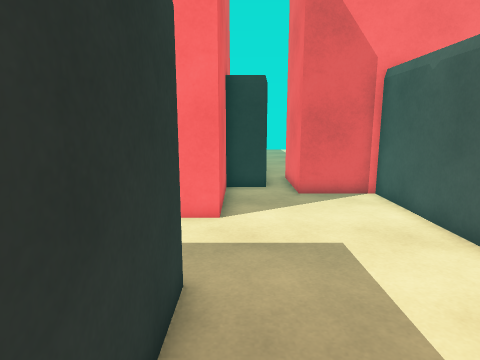
View 1 (above)

16 first-person views from a walk through a 3-D level made in the Unity game engine. The camera is 1.4 m above the floor, tilts 10° down and sees 75° across. The floor is counted in squares, 0.5 m on a side. Each view is taken from the middle of a square. On the plan, view 1 faces up. The plan holds only what a view shows up to about 20 squares ahead; the rest is blank. The place goes on beyond the plan. The player character is not drawn.

View 2
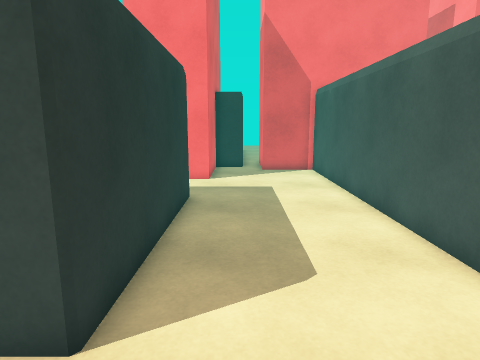

View 3
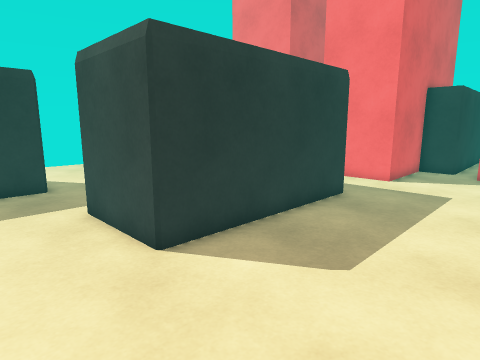

View 4
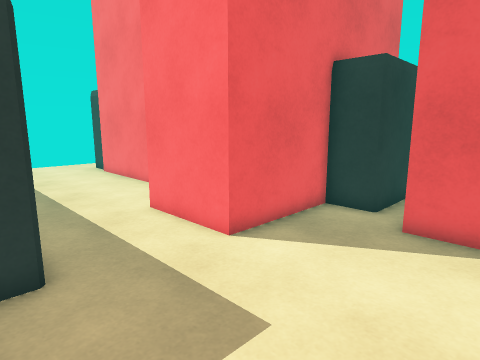

View 5
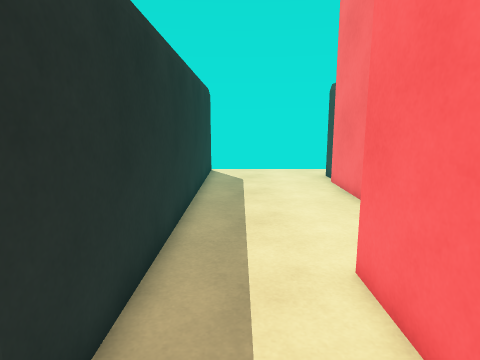

View 6
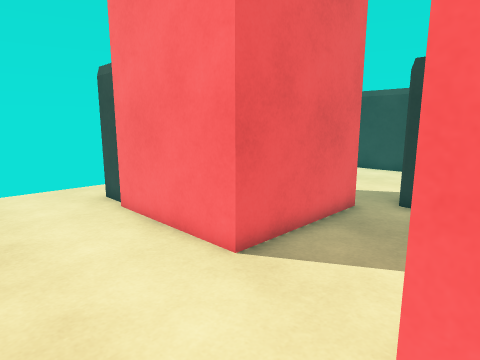

View 7
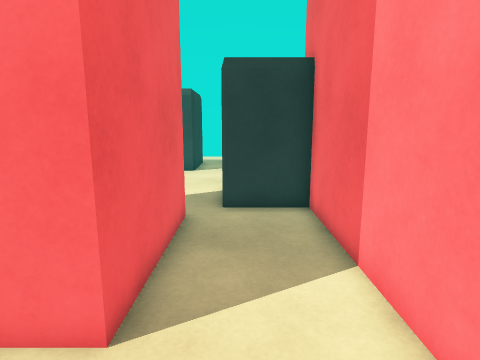

View 8
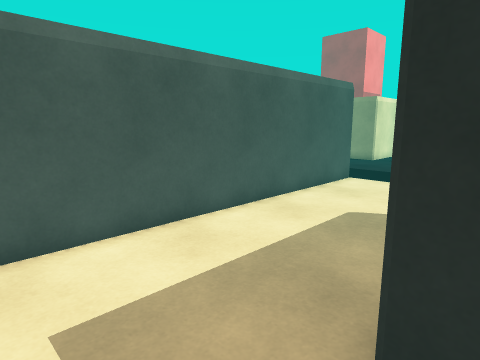

View 9
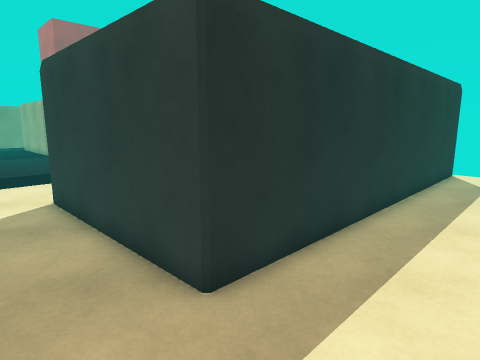

View 10
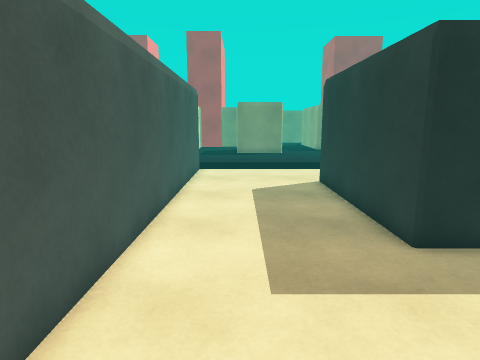

View 11
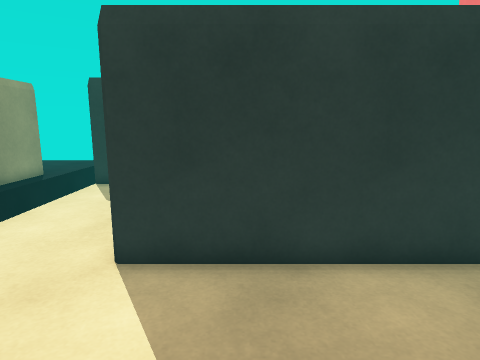

View 12
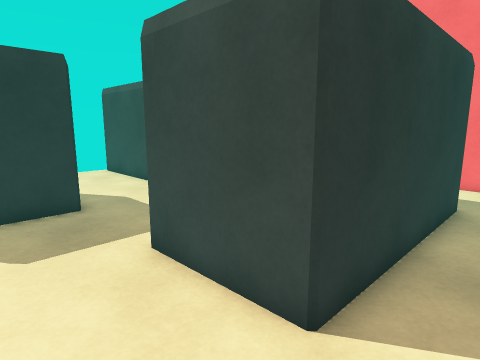

View 13
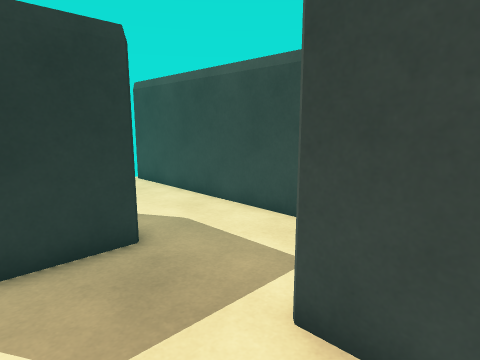

View 14
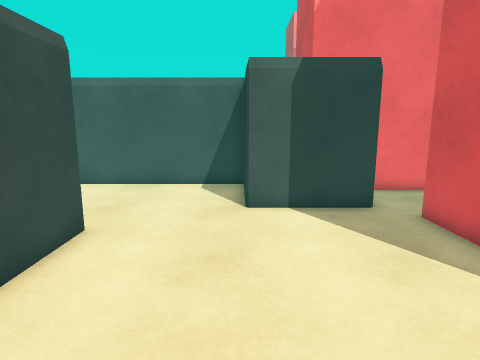

View 15
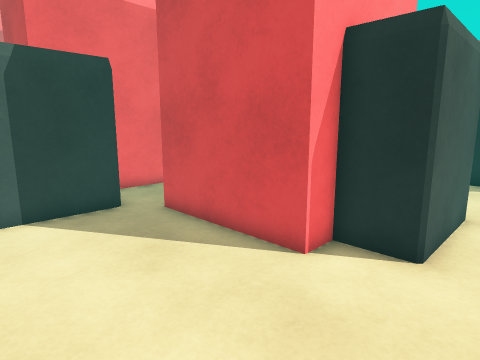

View 16
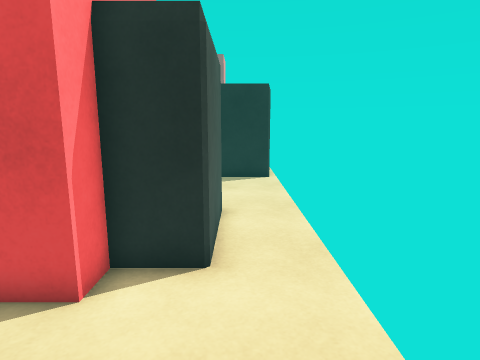

### Floor plan
Ten units are one square. View 1 is at (0, 0); x grows to the right and y downward. Boxes are objects, and circles mark ways between rooms. Rooms are numbered by the first view taken in them; rooms with no view inside come last. Other rooms are left out.
<svg viewBox="-191 -313 252 398">
<path fill="none" stroke="#000" d="M-55 -52 -10 -52 -10 36 -54 36M56 80 56 -126 25 -126 25 -149M12 -140 -6 -140 -6 -92 -46 -92M-98 36 -98 80M-149 -118 -164 -118M-46 -108 -46 -184 -76 -184M-87 -174 -87 -116 -145 -116M-186 -52 -55 -52M-98 -280 -98 -272 -129 -272M-68 -228 -61 -228M-40 -228 -32 -228 -32 -308M-76 -184 -76 -228M-164 -118 -164 -162 -144 -162 -144 -174 -87 -174"/>
<circle cx="-50" cy="-75" r="3" fill="#2a7"/>
<circle cx="-175" cy="-110" r="3" fill="#2a7"/>
<circle cx="-80" cy="-180" r="3" fill="#2a7"/>
<text x="10" y="-20">1</text>
<text x="-110" y="-100">2</text>
<text x="-110" y="-250">3</text>
</svg>
Room 1 opens to room 2. Room 2 opens to room 3.

Where each view was taken, in squares from view 1:
view 1: 0 up, 0 right, facing up
view 2: 7 down, 1 right, facing up
view 3: 7 down, 5 right, facing up-left
view 4: 4 up, 5 right, facing up-left
view 5: 7 up, 1 right, facing left
view 6: 7 up, 4 left, facing up-left
view 7: 8 up, 7 left, facing up
view 8: 8 up, 2 left, facing down-right
view 9: 9 up, 2 right, facing down-left
view 10: 12 up, 3 right, facing down
view 11: 1 down, 5 right, facing left
view 12: 7 down, 1 right, facing up-left
view 13: 7 down, 3 left, facing up-left
view 14: 23 up, 18 left, facing right
view 15: 23 up, 18 left, facing down-right
view 16: 22 up, 17 left, facing down
